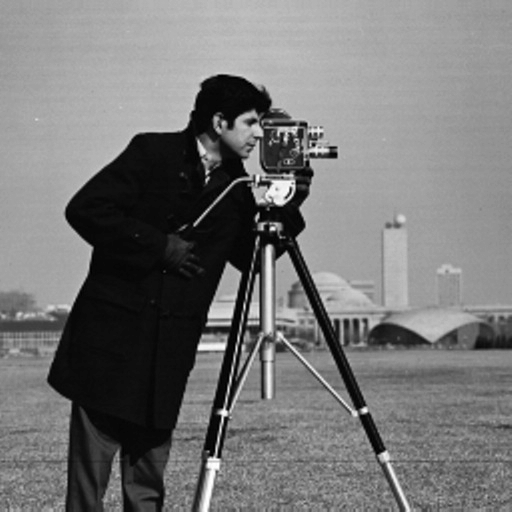
#> input picture misc/Cameraman_gs.png, 512 x 512 px
$ jupyter execute FFT_interpolation_2D.ipynb
#> lines starting #> are read from the running program, lines starting #| are printed output that depends on the picture; after the words box and inside, x2 and y2 are one past the last pixel; in counts of white or black regions, pixels touching at a corner belong together
[cell 1]
import numpy as np
import matplotlib.pyplot as plt
import matplotlib.image as mpimg
from scipy.signal import windows #.windows.dpss

[cell 2]
img_base = mpimg.imread("Cameraman_gs.png")
#> img_base is the input picture: shape (512, 512) float32; min 0, max 1, mean 0.463
interp_fac = 4
img_base = img_base*0.0 #these two lines replace the original image with a point source to study the effects of interpolation
#> img_base: shape (512, 512) float32; every value is 0
img_base[256,256] = 1.0
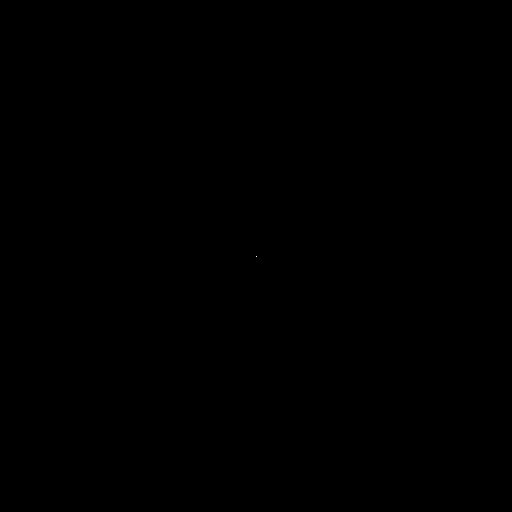
#> img_base: shape (512, 512) float32; values 0 (black) and 1 (white), 0% white in thin lines or dots, all inside (x1, y1, x2, y2) = (256, 256, 257, 257)

imdim_orig = img_base.shape[0] # Assumes a square image
#> imdim_orig = 512

img_original_fft = np.fft.fftshift(np.fft.fft2(img_base)) #FFTshift required to bring the DC level to the centre - makes zero padding easier
img_original = np.fft.ifft2(img_original_fft) #"Reconstruct" the original image

img_interp_fft = np.zeros([imdim_orig*interp_fac,imdim_orig*interp_fac], dtype=np.complex128) #Array to hold the zero padded FFT

cent_negdim = int((interp_fac-1)*imdim_orig/2) # Finding the left/top coordinate of the centre square in the Fourier plane
#> cent_negdim = 768
cent_posdim = int((interp_fac+1)*imdim_orig/2) # Finding the right/bottom coordinate of the centre square in the Fourier plane
#> cent_posdim = 1280

img_interp_fft[cent_negdim:cent_posdim, cent_negdim:cent_posdim] += img_original_fft #Zero padded !

window_1d = windows.dpss(M=imdim_orig*interp_fac, NW=32)
window_2d = np.matmul(np.expand_dims(window_1d, axis=0).T, np.expand_dims(window_1d, axis=0))
img_interp = np.fft.ifft2(img_interp_fft)
img_interp_windowed = np.fft.ifft2(img_interp_fft*window_2d)

[cell 3]
# [5 lines of commented-out code are left out]

[cell 4]
fig, ax = plt.subplots(1,3, figsize=(9*2,19*3))

ax[0].imshow(np.abs(img_original), cmap='jet')
ax[0].set_xlim(251,261)
ax[0].set_ylim(251,261)
ax[0].set_title("Original image with "+str(imdim_orig)+" size")

ax[1].imshow(np.abs(img_interp), cmap='jet')
ax[1].set_xlim(251*interp_fac,261*interp_fac)
ax[1].set_ylim(251*interp_fac,261*interp_fac)
ax[1].set_title("FFT interpolated  "+str(imdim_orig*interp_fac)+" size image")

ax[2].imshow(np.abs(img_interp_windowed), cmap='jet')
ax[2].set_xlim(251*interp_fac,261*interp_fac)
ax[2].set_ylim(251*interp_fac,261*interp_fac)
ax[2].set_title("FFT interpolated  "+str(imdim_orig*interp_fac)+" size image, windowed")
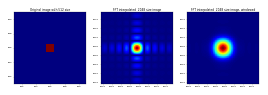
#> figure drawn by matplotlib, 3 panels
